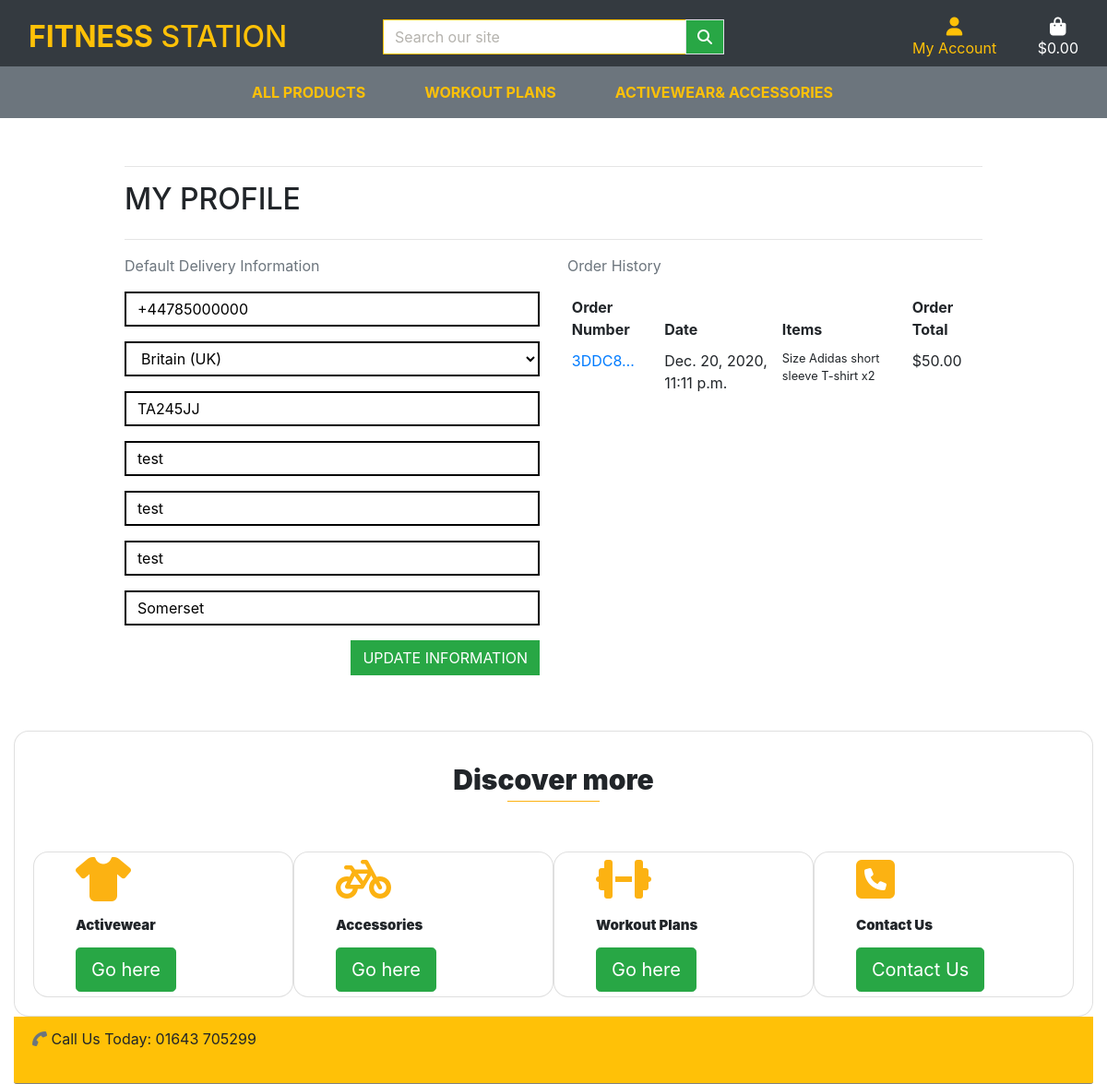
/profile/ (signed in), run on an earlier commit of the app's database.
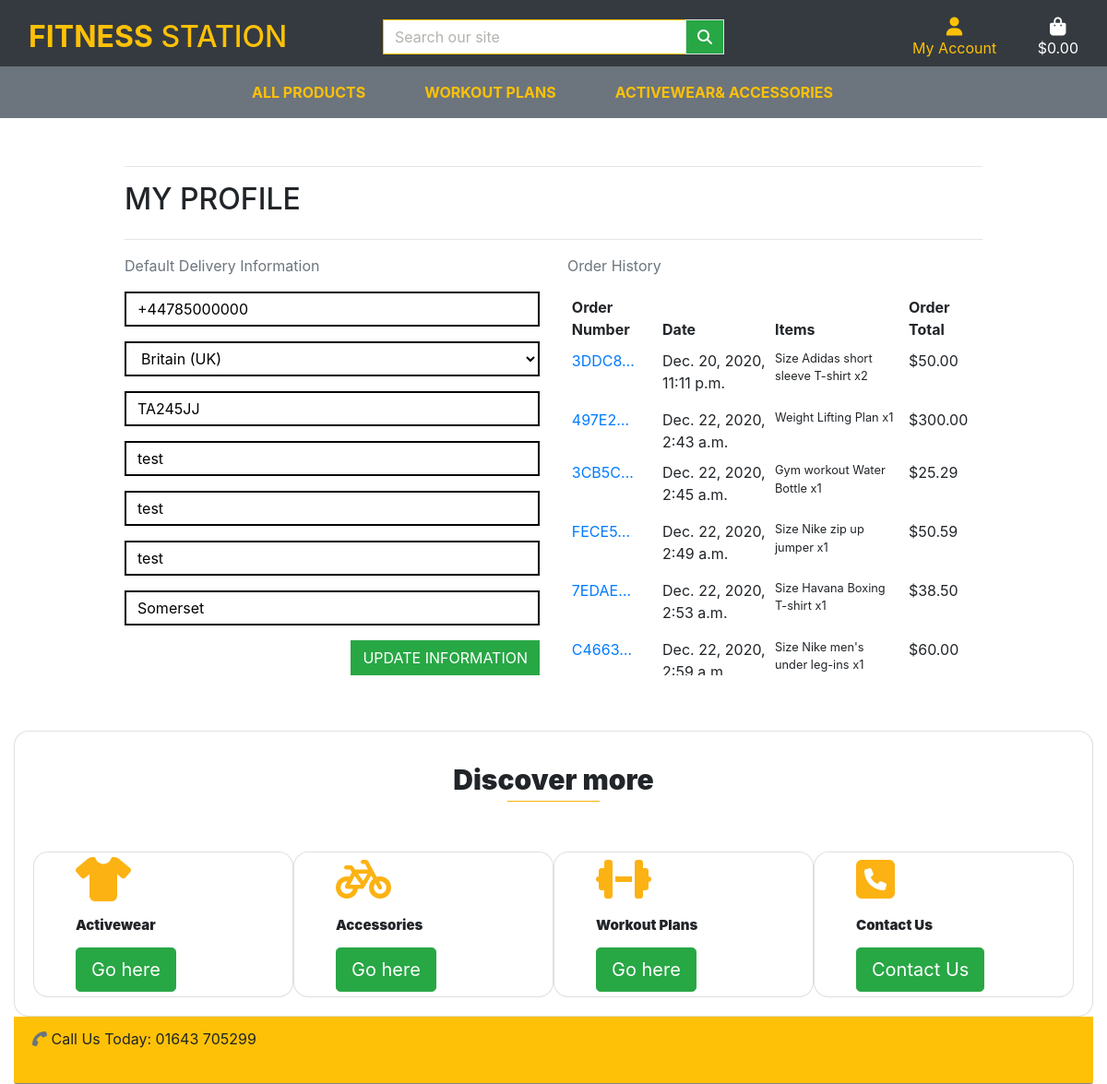
And on a later commit of the database.
### profiles/models.py (models this page shows, shortened)
class UserProfile(models.Model):
    user = models.OneToOneField(User, on_delete=models.CASCADE)
    default_phone_number = models.CharField(max_length=20,
                                            null=True, blank=True)
    default_country = CountryField(blank_label='Country *',
                                   null=True, blank=True)
    default_postcode = models.CharField(max_length=20,
                                        null=True, blank=True)
    default_town_or_city = models.CharField(max_length=40,
                                            null=True, blank=True)
    default_street_address1 = models.CharField(max_length=80,
                                               null=True, blank=True)
    default_street_address2 = models.CharField(max_length=80,
                                               null=True, blank=True)
    default_county = models.CharField(max_length=80,
                                      null=True, blank=True)

### checkout/models.py (models this page shows, shortened)
class Order(models.Model):
    order_number = models.CharField(max_length=32, null=False, editable=False)
    user_profile = models.ForeignKey(UserProfile, on_delete=models.SET_NULL,
                                     null=True, blank=True,
                                     related_name='orders')
    full_name = models.CharField(max_length=50, null=False, blank=False)
    email = models.EmailField(max_length=25, null=False, blank=False)
    phone_number = models.CharField(max_length=20, null=False, blank=False)
    country = CountryField(blank_label='Country *', null=False, blank=False)
    postcode = models.CharField(max_length=20, null=True, blank=True)
    town_or_city = models.CharField(max_length=40, null=False, blank=False)
    street_address1 = models.CharField(max_length=80, null=False, blank=False)
    street_address2 = models.CharField(max_length=80, null=True, blank=True)
    county = models.CharField(max_length=80, null=True, blank=True)
    date = models.DateTimeField(auto_now_add=True)
    delivery_cost = models.DecimalField(max_digits=6, decimal_places=2,
                                        null=False, default=0)
    order_total = models.DecimalField(max_digits=10, decimal_places=2,
                                      null=False, default=0)
    grand_total = models.DecimalField(max_digits=10, decimal_places=2,
                                      null=False, default=0)
    original_bag = models.TextField(null=False, blank=False, default='')
    stripe_pid = models.CharField(max_length=254,
                                  null=False, blank=False, default='')

class OrderLineItem(models.Model):
    order = models.ForeignKey(Order, null=False, blank=False,
                              on_delete=models.CASCADE,
                              related_name='lineitems')
    product = models.ForeignKey(Product, null=False,
                                blank=False,
                                on_delete=models.CASCADE)
    product_size = models.CharField(max_length=2,
                                    null=True, blank=True)  # XS, S, M, L, XL
    quantity = models.IntegerField(null=False, blank=False, default=0)
    lineitem_total = models.DecimalField(max_digits=6, decimal_places=2,
                                         null=False, blank=False,
                                         editable=False)

### products/models.py (models this page shows, shortened)
class Product(models.Model):
    category = models.ForeignKey(
        "Category", null=True, blank=True, on_delete=models.SET_NULL
    )
    sku = models.CharField(max_length=254, null=True, blank=True)
    name = models.CharField(max_length=254)
    description = models.TextField()
    has_sizes = models.BooleanField(default=False, null=True, blank=True)
    price = models.DecimalField(default=0.00, max_digits=9, decimal_places=2)
    rating = models.DecimalField(max_digits=6, decimal_places=2,
                                 null=True, blank=True)
    image_url = models.URLField(max_length=1024, null=True, blank=True)
    image = models.ImageField(null=True, blank=True)

### profiles/views.py (the view)
# urls.py: path('profile/', include('profiles.urls')),
@login_required
def profile(request):
    profile = get_object_or_404(UserProfile, user=request.user)
    if request.method == 'POST':
        form = UserProfileForm(request.POST, instance=profile)
        if form.is_valid():
            form.save()
            messages.success(request, 'Profile updated successfully')
        else:
            messages.error(request,
                           ('Update failed. Please ensure '
                            'the form is valid.'))
    else:
        form = UserProfileForm(instance=profile)
    orders = profile.orders.all()
    template = 'profiles/profile.html'
    context = {
        'form': form,
        'orders': orders,
        'on_profile_page': True
    }
    return render(request, template, context)

### profiles/templates/profiles/profile.html (shortened to what this page needs)
{% extends "base.html" %}
{% load static %}
{% block extra_css %}
<link rel="stylesheet" href="{% static 'profiles/css/profile.css' %}">
{% endblock %}
{% block page_header %}
<div class="container header-container">
</div>
{% endblock %}
{% block content %}
<div class="overlay"></div>
<div class="container">
    <div class="row">
        <div class="col">
            <hr>
            <h2 class="logo-font mb-4">My Profile</h2>
            <hr>
        </div>
    </div>
    <div class="row">
        <div class="col-12 col-lg-6">
            <p class="text-muted">Default Delivery Information</p>
            <form class="mt-3" action="{% url 'profile' %}" method="POST" id="profile-update-form">
                {{ form|crispy }}
                <button class="btn btn-success rounded-0 text-uppercase float-right">Update Information</button>
            </form>
        </div>
        <div class="col-12 col-lg-6">
            <p class="text-muted">Order History</p>
            <div class="order-history table-responsive">
                <table class="table table-sm table-borderless">
                    <thead>
                        <tr>
                            <th>Order Number</th>
                            <th>Date</th>
                            <th>Items</th>
                            <th>Order Total</th>
                        </tr>
                    </thead>
                    <tbody>
                        {% for order in orders %}
                        <tr>
                            <td>
                                <a href="{% url 'order_history' order.order_number %}"
                                    title="{{ order.order_number }}">
                                {{ order.order_number|truncatechars:6 }}
                                </a>
                            </td>
                            <td>{{ order.date }}</td>
                            <td>
                                <ul class="list-unstyled">
                                    {% for item in order.lineitems.all %}
                                    <li class="small">
                                        {% if item.product.has_sizes %}
                                        Size {{ item.product.size|upper }}
                                        {% endif %}{{ item.product.name }} x{{ item.quantity }}
                                    </li>
                                    {% endfor %}
                                </ul>
                            </td>
                            <td>${{ order.grand_total }}</td>
                        </tr>
                        {% endfor %}
                    </tbody>
                </table>
            </div>
        </div>
    </div>
</div>
{% endblock %}

### templates/base.html (shortened to what this page needs)
{% load static %}
<!doctype html>
<html lang="en">
    <head>
        {% block corecss %}
        <link rel="stylesheet" href="https://stackpath.bootstrapcdn.com/bootstrap/4.4.1/css/bootstrap.min.css">
        <link rel="stylesheet" href="{% static 'css/base.css' %}"/>
        <link rel="stylesheet" href="https://maxcdn.bootstrapcdn.com/font-awesome/4.7.0/css/font-awesome.min.css"/>
        {% endblock %}
        {% block extra_css %}
        {% endblock %}
    </head>
    <body>
        <header  id="top" class="container-fluid fixed-top">
            <div id="topnav" class="row bg-dark pt-lg-2 d-none d-lg-flex">
                <div class="col-12 col-lg-4 my-auto py-1 py-lg-0 text-center text-lg-left">
                    <a href="{% url 'home' %}" class="nav-link main-logo-link">
                        <h2 class="logo-font text-warning my-0"><strong>Fitness</strong> Station</h2>
                    </a>
                </div>
                <div class="col-12 col-lg-4 my-auto py-1 py-lg-0">
                    <form method="GET" action="{% url 'products' %}">
                        <div class="input-group w-100">
                            <input class="form-control border border-warning rounded-0" type="text" name="q" placeholder="Search our site">
                            <div class="input-group-append">
                                <button class="form-control btn btn-success border border-black rounded-0" type="submit">
                                <span class="icon">
                                <i class="fas fa-search"></i>
                                </span>
                                </button>
                            </div>
                        </div>
                    </form>
                </div>
                <div class="col-12 col-lg-4 my-auto py-1 py-lg-0">
                    <ul class="list-inline list-unstyled text-center text-lg-right my-0">
                        <li class="list-inline-item dropdown">
                            <a class="text-warning nav-link" href="#" id="user-options" data-toggle="dropdown"
                                aria-haspopup="true" aria-expanded="false">
                                <div class="text-center">
                                    <div>
                                        <i class="fas fa-user fa-lg"></i>
                                    </div>
                                    <p class="my-0">My Account</p>
                                </div>
                            </a>
                        </li>
                        <li class="list-inline-item">
                            <a class="{% if grand_total %}text-warning font-weight-bold
                                {% else %}text-white{% endif %} nav-link" href="{% url 'view_bag' %}">
                                <div class="text-center">
                                    <div><i class="fas fa-shopping-bag fa-lg"></i></div>
                                    <p class="my-0">
                                        {% if grand_total %}
                                        ${{ grand_total|floatformat:2 }}
                                        {% else %}
                                        $0.00
                                        {% endif %}
                                    </p>
                                </div>
                            </a>
                        </li>
                    </ul>
                </div>
            </div>
            <div class="row bg-secondary">
                <nav class="navbar navbar-expand-lg navbar-light w-100">
                    {% include 'includes/mobile-top-header.html' %}
                    {% include 'includes/main-nav.html' %}
                </nav>
            </div>
        </header>
        {% block page_header %}
        {% endblock %}
        {% block content %}
        {% endblock %}
        <footer class="footer">
            <div class="container-fluid">
                <div class="card">
                    <div class="heading text-center">
                        <div class="head1">Discover more</div>
                        <p class="bdr"></p>
                    </div>
                    <div class="card-body">
                        <div class="row m-0 pt-5">
                            <div class="card col-12 col-md-3">
                                <div class="card-content">
                                    <i class="fas fa-tshirt fa-3x"></i>
                                    <div class="card-title"> Activewear </div>
                                    <div class="learn-more">
                                        <a href="{% url 'products' %}?category=men's_activewear,women's_activewear"
                                            class="btn btn-success btn-lg">Go here</a>
                                    </div>
                                </div>
                            </div>
                            <div class="card col-12 col-md-3">
                                <div class="card-content">
                                    <i class="fas fa-bicycle fa-3x"></i>
                                    <div class="card-title"> Accessories </div>
                                    <div class="learn-more">
                                        <a href="{% url 'products' %}?category=accessories"
                                            class="btn btn-success btn-lg">Go here</a>
                                    </div>
                                </div>
                            </div>
                            <div class="card col-12 col-md-3">
                                <div class="card-content">
                                    <i class="fas fa-dumbbell fa-3x"></i>
                                    <div class="card-title"> Workout Plans </div>
                                    <div class="learn-more">
                                        <a href="{% url 'products' %}?category=workout_plans"
                                            class="btn btn-success btn-lg">Go here</a>
                                    </div>
                                </div>
                            </div>
                            <div class="card col-12 col-md-3">
                                <div class="card-content">
                                    <i class="fas fa-phone-square fa-3x"></i>
                                    <div class="card-title"> Contact Us</div>
                                    <div class="learn-more">
                                        <a href="{% url 'contact' %}"
                                            class="btn btn-success btn-lg">Contact Us </a>
                                    </div>
                                </div>
                            </div>
                        </div>
                    </div>
                </div>
                <div class="card-footer row m-0 bg-warning">
                    <p>
                        <i class="fas fa-phone fa-rotate-90 text-secondary"></i>
                        <label>
                        Call Us Today: 01643 705299
                        </label>
                    </p>
                </div>
            </div>
        </footer>
    </body>
</html>

### templates/includes/mobile-top-header.html (shortened to what this page needs)
<!DOCTYPE html>

### templates/includes/main-nav.html (shortened to what this page needs)
<!DOCTYPE html>
<div class="collapse navbar-collapse" id="main-nav">
    <ul class="navbar-nav w-auto mx-auto">
        <li class="nav-item dropdown">
            <a class="logo-font font-weight-bold nav-link text-warning mr-5" href="#" id="all-products-link" data-toggle="dropdown" aria-haspopup="true" aria-expanded="false">
                All Products
            </a>
        </li>
        <li class="nav-item dropdown">
            <a class="logo-font font-weight-bold nav-link text-warning mr-5" href="#" id="plans-link" data-toggle="dropdown" aria-haspopup="true" aria-expanded="false">
                Workout Plans
            </a>
        </li>
        <li class="nav-item dropdown">
            <a class="logo-font font-weight-bold nav-link text-warning mr-5" href="#" id="Merchandise-link" data-toggle="dropdown" aria-haspopup="true" aria-expanded="false">
                Activewear& Accessories
            </a>
        </li>
    </ul>
</div>

What changed in the data, as far as the page shows it:
added Order: order_number "497E2…", date "Dec. 22, 2020, 2:43 a.m.", grand_total "300.00"
added OrderLineItem: product.name "Weight Lifting Plan", quantity "1", shown under "497E2…"
added Order: order_number "3CB5C…", date "Dec. 22, 2020, 2:45 a.m.", grand_total "25.29"
added OrderLineItem: product.name "Gym workout Water Bottle", quantity "1", shown under "3CB5C…"
added Order: order_number "FECE5…", date "Dec. 22, 2020, 2:49 a.m.", grand_total "50.59"
added OrderLineItem: product.name "Nike zip up jumper", quantity "1", shown under "FECE5…"
added Order: order_number "7EDAE…", date "Dec. 22, 2020, 2:53 a.m.", grand_total "38.50"
added OrderLineItem: product.name "Havana Boxing T-shirt", quantity "1", shown under "7EDAE…"
added Order: order_number "C4663…", date "Dec. 22, 2020,…", grand_total "60.00"
added OrderLineItem: product.name "Nike men's under leg-ins", quantity "1", shown under "C4663…"
